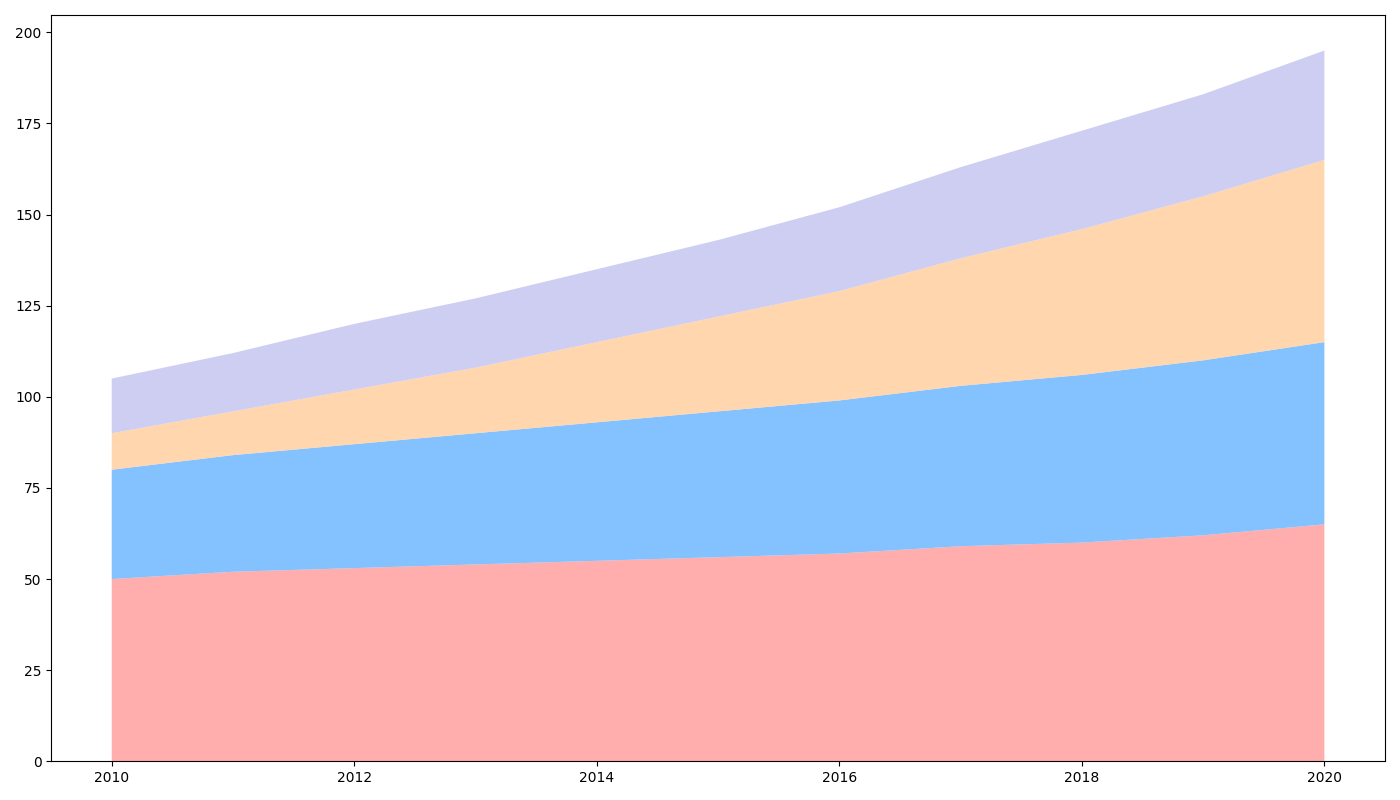

Recreate this plot in Python.
import matplotlib.pyplot as plt
import numpy as np

years = np.arange(2010, 2021)
reading = np.array([50, 52, 53, 54, 55, 56, 57, 59, 60, 62, 65])
sports = np.array([30, 32, 34, 36, 38, 40, 42, 44, 46, 48, 50])
traveling = np.array([10, 12, 15, 18, 22, 26, 30, 35, 40, 45, 50])
cooking = np.array([15, 16, 18, 19, 20, 21, 23, 25, 27, 28, 30])

hobbies_data = np.vstack([reading, sports, traveling, cooking])
colors = ['#FF9999', '#66B3FF', '#FFCC99', '#C2C2F0']

plt.figure(figsize=(14, 8))
plt.stackplot(years, hobbies_data, colors=colors, alpha=0.8)

plt.tight_layout()
plt.show()
